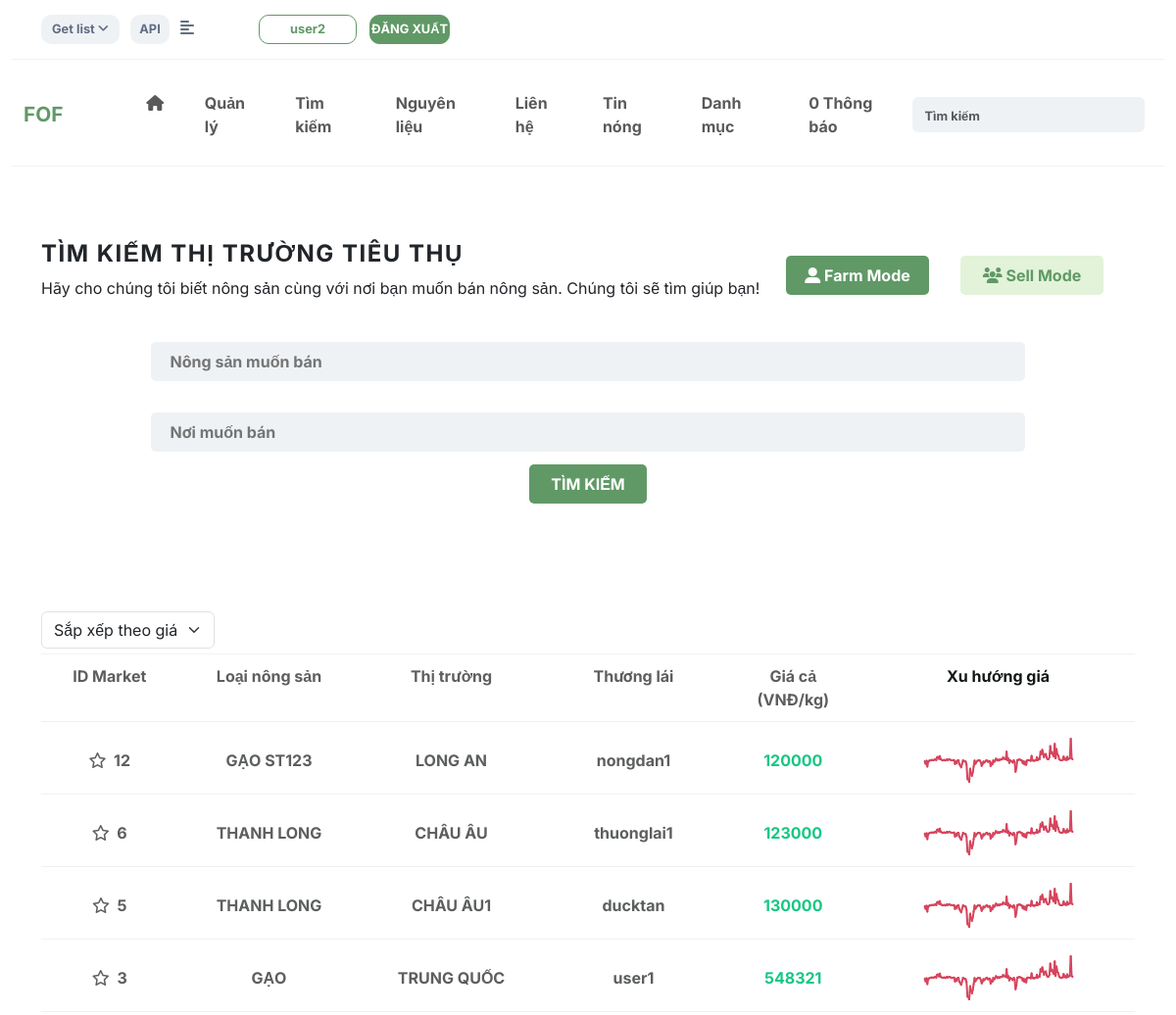
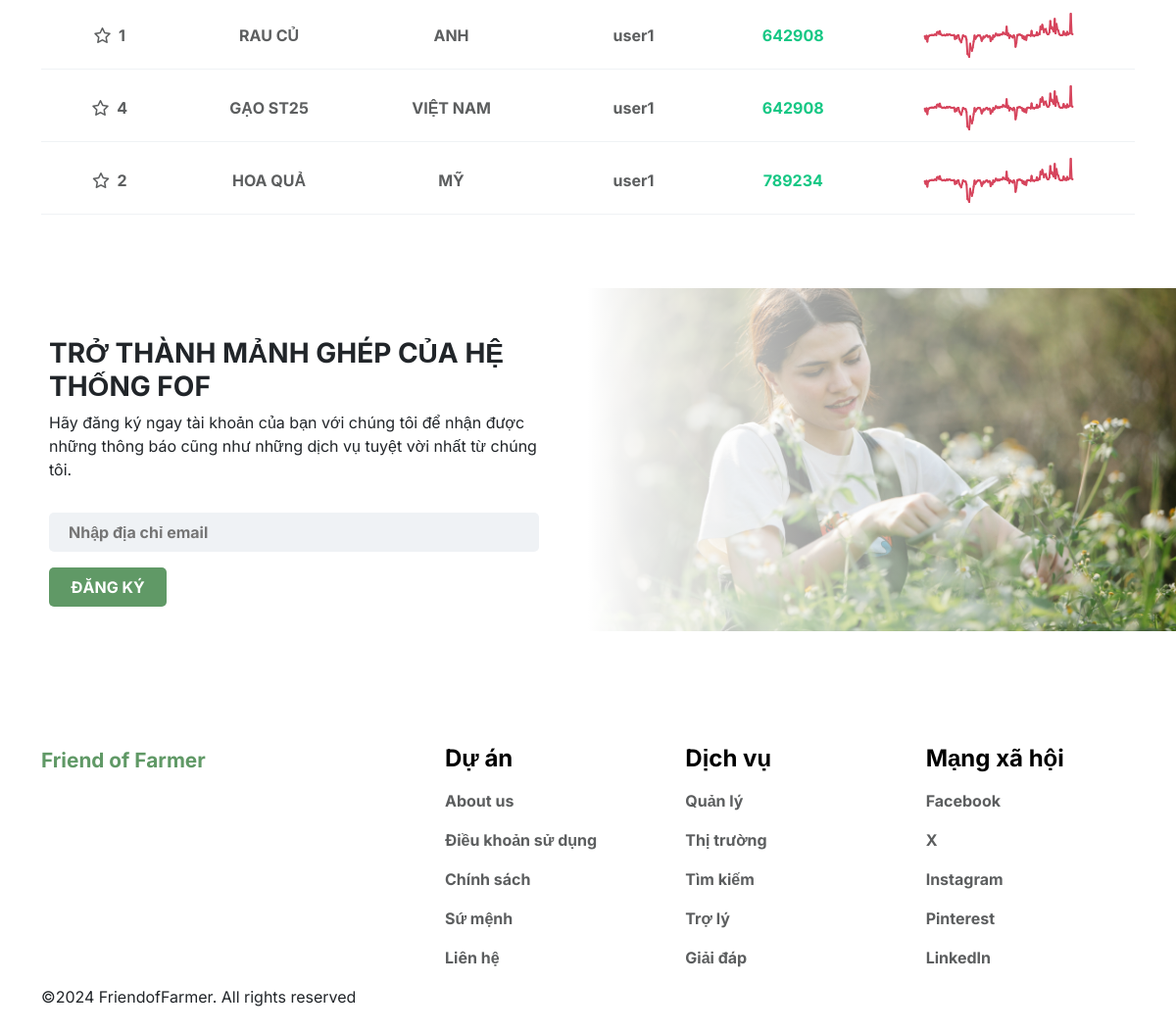
/maker (signed in), run on the app's committed database (2 pictures, top to bottom).
### Manage/models.py (models this page shows, shortened)
class Customer(models.Model):
    user = models.OneToOneField(User, on_delete=models.SET_NULL, null=True, blank=False)
    name = models.CharField(max_length=200, null=True)
    email = models.CharField(max_length=200, null=True)
    birthday= models.CharField(max_length=50, null=True)
    type_user = models.CharField(max_length=50, null=True)
    phonenum = models.CharField(max_length=50, null=True)
    address = models.CharField(max_length=250, null=True)
    def count_unread_notifications(self):
        return notify_market.objects.filter(makerAuth=self, is_read_trader=False).count() + notify_market.objects.filter(customer=self, is_read=False).count()

class market(models.Model):
    marketName = models.CharField(max_length=200, null=False)
    marketPlant = models.CharField(max_length=200, null=False)
    marketUser = models.ForeignKey(User, on_delete=models.CASCADE)
    marketFee = models.CharField(max_length=200, null=False)
    marketDetail = models.CharField(max_length=1000, null=False)

### Manage/views.py (the view)
# urls.py: path('maker', views.maker, name="maker"),
def maker(request):
    if request.user.is_authenticated:
        customer = Customer.objects.filter(user=request.user).first()
        if not customer:  # Kiểm tra nếu queryset rỗng
            return render(request, 'Manage/maker.html')
        product = ""
        maker = ""
        keys1 = []
        keys2 = []
        keys1 = market.objects.filter(marketPlant__contains=product)
        keys2 = market.objects.filter(marketName__contains=maker)
        if request.method == "POST":
            product = request.POST.get("product")
            maker = request.POST.get("maker")
            keys1 = market.objects.filter(marketPlant__contains=product)
            keys2 = market.objects.filter(marketName__contains=maker)
        context = {
            'product': product,
            'maker': maker,
            'keys1': keys1,
            'keys2': keys2,
            'customer': customer,
            'market': market  # Thêm biến 'market' vào context
        }
        return render(request, 'Manage/maker.html', context)
    else:
        return render(request, 'Manage/maker.html')

### templates/Manage/maker.html (shortened to what this page needs)
{% extends "Manage/base.html"%}
{% load static %}
{% block head %}
<link rel="stylesheet" href="{%static 'Manage/CSS/maker.css'%}"/>
<link rel="stylesheet" href="https://code.jquery.com/ui/1.13.3/themes/base/jquery-ui.css">
<link rel="stylesheet" href="https://cdnjs.cloudflare.com/ajax/libs/intro.js/7.2.0/introjs.min.css">
{% endblock head %}
{% block content %}
	{%if user.is_authenticated%}
	{% if customer.type_user is none %}
	<a class="error-link" href="{%url "userin4"%}" style="text-decoration: none;"><p class = "error">Bạn chưa nhập thông tin. Vui lòng nhập thông tin người dùng để sử dụng chức năng này</p></a>
	{%else%}
	<section class="finding container section">
		<div class="row find__row my-3">
			<div class="col-8 f_col8">
				<h3>TÌM KIẾM THỊ TRƯỜNG TIÊU THỤ</h3>
				<p>Hãy cho chúng tôi biết nông sản cùng với nơi bạn muốn bán nông sản. Chúng tôi sẽ tìm giúp bạn!</p>
			</div>
			<div class="col-4 f_col4" >
				<div class="farm__mode f_btn">
					<p><i class="fa fa-user-alt"></i>&nbsp;Farm Mode</p>
				</div>
				<div class="seller__mode f_btn" onclick="location.href='{%url 'maker_sell'%}'">
					<p><i class="fa fa-users"></i>&nbsp;Sell Mode</p>
				</div>
			</div>
		</div>
		{% if customer.type_user == 'Nông dân' %}
		<div class="find__box">
			<form action="" method = "POST">
				<input type="text" name="product" id="Nongsan" placeholder="Nông sản muốn bán" style="uppercase;" oninput="this.value = this.value.toUpperCase()">
				<input type="text" name="maker" id="Thitruong" placeholder="Nơi muốn bán" style="uppercase;" oninput="this.value = this.value.toUpperCase()">
				<button id="submitButton">Tìm kiếm</button>
			</form>
		</div>
	</section>
	<section class = "result container section">
		<div class="d-inline-block">
			<select class="form-select" aria-label="Sắp xếp sản phẩm">
				<option selected disabled>Sắp xếp theo giá</option>
			</select>
		</div>
		<div class="row my__row__header row__common">
			<div class="col res__num common">
				ID Market
			</div>
			<div class="col-2 res__name common">
				Loại nông sản
			</div>
			<div class="col-2 res__place common">
				Thị trường
			</div>
			<div class="col-2 res__suppli common">
				Thương lái
			</div>
			<div class="col res__price common">
				Giá cả (VNĐ/kg)
			</div>
			<div class="col-3 res__trend common">
				Xu hướng giá
			</div>
		</div>
		<section class="result1">
			{% for obj in keys1 %}
				{% if obj in keys2 %}
					<div class="row my__row__res row__common align-items-center">
						<div class="col res__num common">
						<a href="{% url 'makerDetail' obj.id %}">
							<span><i class="fa-regular fa-star"></i>&nbsp; {{ obj.id }}</span>
						</a>
						</div>
						<div class="col-2 res__name common">
						{{ obj.marketPlant }}
						</div>
						<div class="col-2 res__place common">
						{{ obj.marketName }}
						</div>
						<div class="col-2 res__suppli common">
						{{ obj.marketUser }}
						</div>
						<div class="col res__price common" style="color: #16c784;">
						{{ obj.marketFee }}
						</div>
						<div class="col-3 res__trend common">
						<img src="{% static 'Manage/IMG/825.svg' %}" alt="trend">
						</div>
					</div>
				{% endif %}
			{% endfor %}
		</section>
	</section>
	<section class="feedback container-fluid section">
			<div class="row feed__row">
				<div class="col-6 fe__col6__1 ">
					<h3>TRỞ THÀNH MẢNH GHÉP CỦA HỆ THỐNG FOF</h3>
					<p>Hãy đăng ký ngay tài khoản của bạn với chúng tôi để nhận được những thông báo cũng như những dịch vụ
						tuyệt vời nhất từ chúng tôi.</p>
					<div class="feed__form">
						<form action="">
							<input type="email" placeholder="Nhập địa chỉ email">
							<button class="my-btn my-3">Đăng ký</button>
						</form>
					</div>
				</div>
				<div class="col-6 fe__col6 bg">
					<div class="overplay"></div>
				</div>
			</div>
	</section>
	{%else%}
	<p class = "error">BẠN KHÔNG CÓ QUYỀN SỬ DỤNG TÍNH NĂNG NÀY.</p>
	{%endif%}
	{%endif%}
{%else%}
<p class = "error">Vui lòng đăng nhập.</p>
{%endif%}
{% endblock content %}

### templates/Manage/base.html (shortened to what this page needs)
{% load static %}
<!DOCTYPE html>
<html>
  <head>
    <link
      rel="stylesheet"
      href="https://cdnjs.cloudflare.com/ajax/libs/font-awesome/6.4.2/css/all.min.css"
    />
	<link rel="stylesheet" href="https://embed.pickaxeproject.com/axe/scripts/fab/styles.css">
	<div id="rendering-information" data-height="500px" data-width="300px" data-formid="FOFGPT_WQ7BX" data-frame-source="https://embed.pickaxeproject.com/axe?id=FOFGPT_WQ7BX&mode=embed_gold&host=beta&theme=light&opacity=100&font_header=Real+Head+Pro&size_header=12&font_body=Real+Head+Pro&size_body=12&font_labels=Real+Head+Pro&size_labels=12&font_button=Real+Head+Pro&size_button=12&c_fb=FFFFFF&c_ff=FFFFFF&c_fbd=888888&c_bb=228DD7&c_bt=FFFFFF&c_t=000000&s_ffo=100&s_bbo=100&s_f=minimalist&s_b=filled&s_t=2&s_to=1&s_r=2" data-title="FOFGPT">
    <link
      href="https://cdn.jsdelivr.net/npm/bootstrap@5.3.3/dist/css/bootstrap.min.css"
      rel="stylesheet"
    />
	<link rel="stylesheet" href="https://rsapi.goong.io/{endpoint}?api_key=irESJaYhu9GSYh2g8waOxsDolPKwMzkFcGKNGxNy">
	<link rel="stylesheet" href="https://unpkg.com/intro.js/introjs.css"/>
	<link href="https://unpkg.com/themes/introjs-nazanin.css" rel="stylesheet">
    <link rel="stylesheet" href="{%static 'Manage/CSS/base.css'%}" />
    {% block head %}{% endblock head %}
  </head>
  <body>
<header class="container-fluid">
		<div class="header">
			<div class="header__button">
				<button>Get list <i class="fa fa-angle-down"></i></button>
				<button style="width: 40px;">API</button>
				<i class="fa fa-align-left fs-6"></i>
			</div>
			<div class="header__login">
				{% if user.is_authenticated %}
				<div style="display: flex;">
					<form action="userin4" style="margin-left:8%" >
						<button class="my-btn-header login" id="login" style="display: inline;" onmouseover="showFullUsername()" onmouseout="showShortenedUsername()">
							{{ user.username | slice:":12" }}
						</button>
					</form>
						<button type="submit" class="my-btn-header login" style="" onclick="location.href='{%url 'Logout_page'%}'">ĐĂNG XUẤT</button>
				</div>
				{% else %}
				<div style="display: flex;">
					<button type="submit" class="my-btn-header login" onclick="location.href='{%url 'logins'%}'" style="margin-left:8%">ĐĂNG NHẬP</button>
					<button type="submit" class="my-btn-header login" onclick="location.href='{%url 'signup'%}'" style="margin-left:5%">ĐĂNG KÝ</button>
				</div>
				{% endif %}
			</div>
		</div>
		<nav class="navbar navbar-expand-lg header__menu">
			<div class="container-fluid">
				<a class="navbar-brand header__logo" href="{%url 'index'%}">FOF</a>
				<div class="collapse navbar-collapse" id="navbarSupportedContent">
					<ul class="navbar-nav me-auto mb-2 mb-lg-0 header__fun">
						<li class="nav-item">
							<a class="nav-link " aria-current="page" href="{%url 'index'%}"> <i class="fa fa-home"></i> </a>
						</li>
						<li class="nav-item" id="manageItem">
							<a class="nav-link" href="{%url 'manage'%}">Quản lý</a>
						</li>
						<li class="nav-item" id="tradeItem">
							<a class="nav-link" href="{% url 'maker'%}">Tìm kiếm</a>
						</li>
						<li class="nav-item" id="materialItem">
							<a class="nav-link" href="{%url 'search'%}">Nguyên liệu</a>
						</li>
						<li class="nav-item" id="contactItem">
							<a class="nav-link" href="{% url 'contact'%}">Liên hệ</a>
						</li>
						<li class="nav-item" id="hotNewsItem">
							<a class="nav-link" href="#">Tin nóng</a>
						</li>
						<li class="nav-item" id="listItem">
							<a class="nav-link" href="#">Danh mục</a>
						</li>
						<li class="nav-item" id="notifyItem">
							{% if user.is_authenticated %}
							<div class="nav-link">
							<span onclick="location.href='{%url 'notify'%}'">{{ request.user.customer.count_unread_notifications }} Thông báo</span>
							</div>
							{%endif%}
						</li>
					</ul>
					<form id="search-form" action="https://www.google.com/search" method="get" class="d-flex" role="search">
						<input class="form-control me-2" type="text" id="search-input" name="q" placeholder="Tìm kiếm">
					</form>
				</div>
			</div>
		</nav>
</header>
    {% block content %}{% endblock content %}
    <footer>
		<div class="container-fluid section">
			<div class="container">
				<div class="row foot__row">
					<div class="col-4 f_col4" >
						<p>Friend of Farmer</p>
					</div>
					<div class="col-8 f_col8 d-flex justify-content-center">
						<div class="footer__item" style="width:30%">
							<h3>Dự án</h3>
							<ul>
								<li><a class="nav-link" href="{%url 'aboutus'%}">About us</a></li>
								<li><a class="nav-link" href="{%url 'dksd'%}">Điều khoản sử dụng</a></li>
								<li><a class="nav-link" href="{%url 'csrt'%}">Chính sách</a></li>
								<li><a class="nav-link" href="{%url 'aboutus'%}">Sứ mệnh</a></li>
								<li><a class="nav-link" href="{%url 'contact'%}">Liên hệ</a></li>
							</ul>
						</div>
						<div class="footer__item" style="width:30%">
							<h3>Dịch vụ</h3>
							<ul>
								<li><a class="nav-link" href="{%url 'manage'%}">Quản lý</a></li>
								<li><a class="nav-link" href="{%url 'maker'%}">Thị trường</a></li>
								<li><a class="nav-link" href="{%url 'search'%}">Tìm kiếm</a></li>
								<li><a class="nav-link" href="{%url 'index'%}">Trợ lý</a></li>
								<li><a class="nav-link" href="{%url 'contact'%}">Giải đáp</a></li>
							</ul>
						</div>
						<div class="footer__item" style="width:30%">
							<h3>Mạng xã hội</h3>
							<ul>
								<li><a class="nav-link" href="https://www.facebook.com/">Facebook</a></li>
								<li><a class="nav-link" href="https://twitter.com/?lang=vi">X</a></li>
								<li><a class="nav-link" href="https://www.instagram.com/">Instagram</a></li>
								<li><a class="nav-link" href="https://www.pinterest.com/">Pinterest</a></li>
								<li><a class="nav-link" href="https://www.linkedin.com/">LinkedIn</a></li>
							</ul>
						</div>
					</div>
				</div>
				<div class="foot__copy">
					<p>&copy;2024 FriendofFarmer. All rights reserved</p>
				</div>
			</div>
		</div>
	</footer>
  </body>
</html>

### static/Manage/CSS/base.css (style rules this page uses)
* { margin: 0; padding: 0; box-sizing: border-box; }
html, body { font-family: "Inter", sans-serif; font-size: 16px; background-color: white; }
p { margin: 0; }
.section { margin-top: 75px; margin-bottom: 75px; }
.overplay { width: 100%; height: 100%; position: absolute; top:0; left: 0; background: linear-gradient(to right,rgb(255, 255, 255),transparent); z-index: 0; }
.my-btn { width: 120px; height: 40px; text-transform: uppercase; font-weight: 700; border-radius: 5px; background-color: #609966; color: white; border: none; transition: all .5s; }
.header { font-size: 0.8rem; padding: 15px 30px; border-bottom: 1px solid #EFF2F5; font-weight: bold; color: #616E85; text-align: center; display: flex ; align-items: center; margin-bottom: 1rem; }
.header__button button { width: 80px; height: 30px; border-radius: 10px; margin-right: 0.5rem; background-color: #EFF2F5; font-weight: bold; color: #616E85; border: none; }
.my-btn-header { width: 100px; height: 30px; border-radius: 10px; margin-right: 0.8rem; font-weight: bold; color: #616E85; border: 1px solid #609966; background-color: #609966; color: white; transition: all .5s; }
.header__login { margin-left: 3rem; }
.header__login #login { background-color: transparent; color: #609966; border: 1px solid #609966; transition: all .5s; }
.header__menu { border-bottom: 1px solid #EFF2F5; padding-bottom: 20px; }
.header__menu .header__logo { color: #609966; font-weight: bold; font-size: 1.3rem; }
.header__menu .header__fun { margin-left: 3rem; color: black; font-size: 1rem; font-weight: 700; }
.header__menu .header__fun li { margin: 0 0.8rem; }
.header__menu .header__fun a { transition: all .5s; }
.header__menu form input { background-color: #EFF2F5; border: none; }
.header__menu form input::placeholder { font-weight: 700; font-size: 0.8rem; }
.foot__row .f_col4 p { color: #609966; font-weight: bold; font-size: 1.3rem; }
.foot__row .footer__item h3 { color: black; font-size: 1.5rem; font-weight: 700; margin-bottom: 1rem; }
.foot__row .footer__item ul { padding: 0; }
.foot__row .footer__item { margin: 0 1rem; }
.foot__row .footer__item li { list-style: none; margin: 5px 0; }
.foot__row .footer__item a { color: #5c5e5f; font-size: 1rem; font-weight: 700; margin-bottom: 1rem; text-decoration: none; }
@media screen and (max-width: 1275px) { .finding .f_col4 { display: block } }
@media screen and (max-width: 1275px) { .finding .f_col4 .f_btn { display: block; width: 60%; margin: 1rem 0; } }

### data on the page
market: id "1", marketPlant "RAU CỦ", marketName "ANH", marketUser "user1", marketFee "642908"
market: id "2", marketPlant "HOA QUẢ", marketName "MỸ", marketUser "user1", marketFee "789234"
market: id "3", marketPlant "GẠO", marketName "TRUNG QUỐC", marketUser "user1", marketFee "548321"
market: id "4", marketPlant "GẠO ST25", marketName "VIỆT NAM", marketUser "user1", marketFee "642908"
market: id "5", marketPlant "THANH LONG", marketName "CHÂU ÂU1", marketUser "ducktan", marketFee "130000"
market: id "6", marketPlant "THANH LONG", marketName "CHÂU ÂU", marketUser "thuonglai1", marketFee "123000"
market: id "12", marketPlant "GẠO ST123", marketName "LONG AN", marketUser "nongdan1", marketFee "120000"

### other printed values
{{ user.username | slice:":12" }} "user2"
{{ request.user.customer.count_unread_notifications }} "0"
